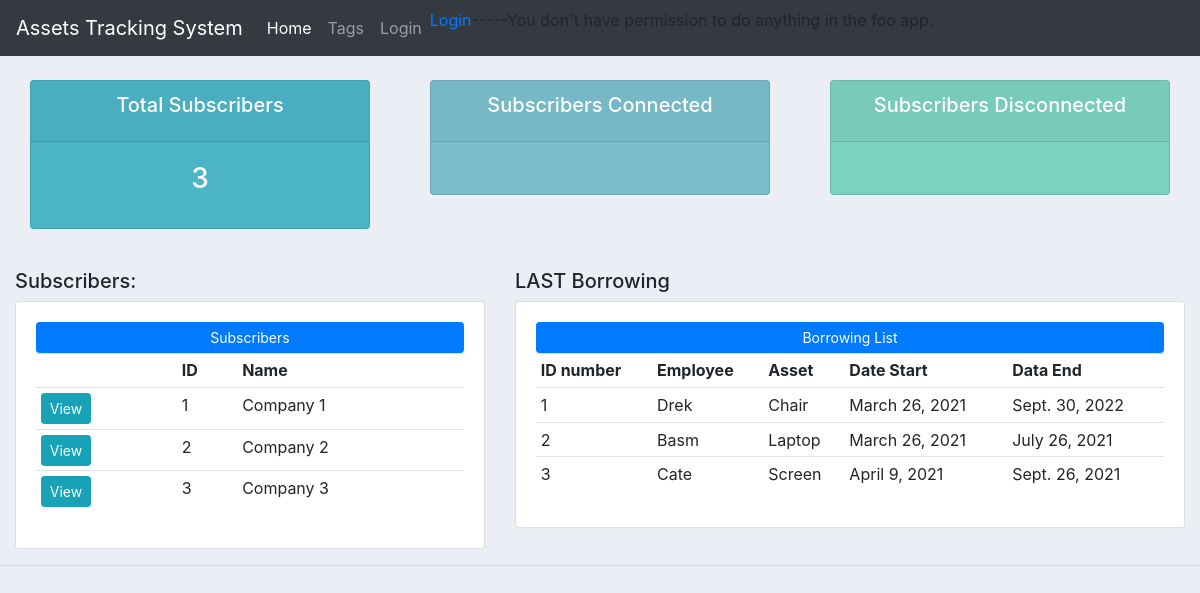
Before: / with the older database file.
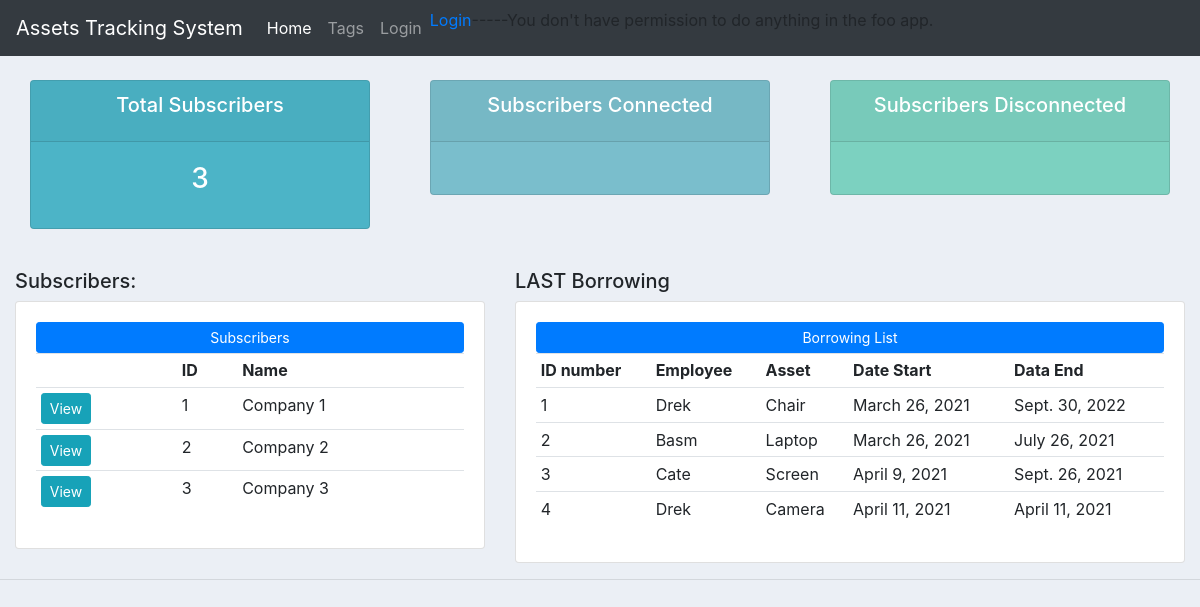
After: the same page with the newer database file.
### assetstracking/models.py (models this page shows, shortened)
class Subscriber(models.Model):
    subscriber_id = models.IntegerField(null=True)
    subscriber_name = models.CharField(max_length=200, null=True)

class Borrowing(models.Model):
    borrowing_id = models.IntegerField(null=True)
    start_date = models.DateField(auto_now_add=True, null=True)
    end_date = models.DateField(null=True)
    subscriber_id = models.ManyToManyField(Subscriber)
    employee_id = models.ForeignKey(Employee, null=True, on_delete= models.SET_NULL)
    tag_id = models.ForeignKey(Tag, null=True, on_delete= models.SET_NULL)
    employee_id_scanned = models.IntegerField(null=True,default=0)
    asset_id_scanned = models.IntegerField(null=True,default=0)
    reader_code = models.CharField(max_length=200, null=True, default=0)

class Employee(models.Model):
    employee_id = models.IntegerField(null=True)
    employee_name = models.CharField(max_length=200, null=True)
    employee_email = models.CharField(max_length=200, null=True)
    user = models.OneToOneField(User, null=True, on_delete=models.CASCADE)
    subscriber_id = models.ManyToManyField(Subscriber)
    def __str__(self): return self.employee_name

class Tag(models.Model):
    tag_id = models.IntegerField(null=True)
    asset_name = models.CharField(max_length=200, null=True)
    STATUS = (('Available','Available'),('Taken','Taken'),)
    asset_status = models.CharField(max_length=200, null=True, choices=STATUS)
    subscriber_id = models.ManyToManyField(Subscriber)
    rfid_id = models.ManyToManyField(RFID)
    def __str__(self): return self.asset_name

### assetstracking/views.py (the view)
# urls.py: path('', views.home, name="home"),
def home(request):
    subscriber = Subscriber.objects.all()
    total_subscribers = subscriber.count()
    borrowing = Borrowing.objects.all()
    context = {'subscriber': subscriber, 'total_subscribers':total_subscribers, 'borrowing':borrowing }
    return render(request, 'assetstracking/home.html', context)

### assetstracking/templates/assetstracking/home.html
{% extends 'assetstracking/main.html' %}
{% block content %}
{% include 'assetstracking/status.html' %}
<br>
<div class="row">
	<div class="col-md-5">
		<h5>Subscribers:</h5>
		<div class="card card-body">
			<a class="btn btn-primary  btn-sm btn-block" href="">Subscribers</a>
			<table class="table table-sm">
				<tr>
					<th></th>
					<th>ID </th>
					<th>Name</th>
				</tr>
				{% for i in subscriber %}
				<tr>
					<td><a class="btn btn-sm btn-info" href="{% url 'subscriber' i.subscriber_id %}">View</a></td>
					<td>{{i.subscriber_id}}</td>
					<td>{{i.subscriber_name}}</td>
				</tr>
				{% endfor %}
			</table>
		</div>
	</div>
	<div class="col-md-7">
		<h5>LAST Borrowing</h5>
		<div class="card card-body">
			<a class="btn btn-primary  btn-sm btn-block" href="">Borrowing List</a>
			<table class="table table-sm">
				<tr>
					<th>ID number</th>
					<th>Employee</th>
					<th>Asset</th>
					<th>Date Start</th>
					<th>Data End</th>
				</tr>
				{% for i in borrowing %}
				<tr>
					<td>{{i.borrowing_id}}</td>
					<td>{{i.employee_id}}</td>
					<td>{{i.tag_id}}</td>
					<td>{{i.start_date}}</td>
					<td>{{i.end_date}}</td>
				</tr>
				{% endfor %}
			</table>
		</div>
	</div>
</div>
{% endblock %}

### assetstracking/templates/assetstracking/main.html (shortened to what this page needs)
<!DOCTYPE html>
<html>
<head>
	<link rel="stylesheet" href="https://stackpath.bootstrapcdn.com/bootstrap/4.3.1/css/bootstrap.min.css">
</head>
<body>
	{%  include 'assetstracking/navbar.html' %}
	<div class="container-fluid">
	{% block content %}
	{% endblock %}
    </div>
	<hr>
</body>
</html>

### assetstracking/templates/assetstracking/navbar.html (shortened to what this page needs)
<nav class="navbar navbar-expand-lg navbar-dark bg-dark">
  <a class="navbar-brand" href="#">Assets Tracking System</a>
  <div class="collapse navbar-collapse" id="navbarNav">
    <ul class="navbar-nav">
      <li class="nav-item active">
        <a class="nav-link" href="{% url 'assets' %}">Home</a>
      </li>
      <li class="nav-item">
        <a class="nav-link" href="{% url 'tags' %}">Tags</a>
      </li>
      <li class="nav-item">
        <a class="nav-link" href="{% url 'login' %}">Login</a>
      </li>
	 {% if user.is_authenticated %}
       <li>User: {{ user.get_username }}</li>
	   <li>------Name of employee: {{ user.employee.employee_name }}</li>
       <li><a href="{% url 'logout'%}?next={{request.path}}">-------Logout</a></li>
	 {% else %}
       <li><a href="{% url 'login'%}?next={{request.path}}">Login</a></li>
	 {% endif %}
	 {% if perms.user.add_employee %}
         <p>-----You have permission to do something in the foo app.</p>
     {% else %}
         <p>-----You don't have permission to do anything in the foo app.</p>
     {% endif %}
    </ul>
  </div>
</nav>

### assetstracking/templates/assetstracking/status.html (shortened to what this page needs)
<br>
<div class="row">
	<div class="col">
		<div class="col-md">
			<div class="card text-center text-white  mb-3" id="total-orders">
			  	<div class="card-header">
			  		<h5 class="card-title">Total Subscribers</h5>
			  	</div>
			  	<div class="card-body">
			    	<h3 class="card-title">{{total_subscribers}}</h3>
			  	</div>
			</div>
		</div>
	</div>
	<div class="col">
		<div class="col-md">
			<div class="card text-center text-white  mb-3" id="orders-delivered">
			  	<div class="card-header">
			  		<h5 class="card-title">Subscribers Connected</h5>
			  	</div>
			  	<div class="card-body">
			  	</div>
			</div>
		</div>
	</div>
	<div class="col">
		<div class="col-md">
			<div class="card text-center text-white  mb-3" id="orders-pending">
			  	<div class="card-header">
			  		<h5 class="card-title">Subscribers Disconnected</h5>
			  	</div>
			  	<div class="card-body">
			  	</div>
			</div>
		</div>
	</div>
</div>

### assetstracking/templates/assetstracking/main.html (style rules this page uses)
body { background-color: #ebeff5; }
#total-orders { background-color: #4cb4c7; }
#orders-delivered { background-color: #7abecc; }
#orders-pending { background-color: #7CD1C0; }

Changed rows visible on the page:
added Borrowing: borrowing_id "4", employee_id "Drek", tag_id "Camera", start_date "April 11, 2021", end_date "April 11, 2021"
